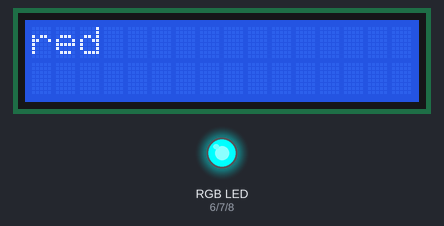
This sketch was run on a simulated Arduino Uno, built with avr-gcc and run on an emulated ATmega328P. Parts: 16×2 character LCD, an RGB LED mixed from three pins (HIGH = lit).

Above: at 0.1 s.
At 5.1 s:
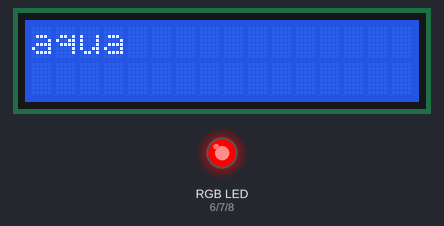
At 9.1 s:
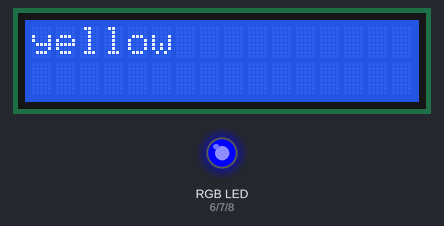
At 19.2 s:
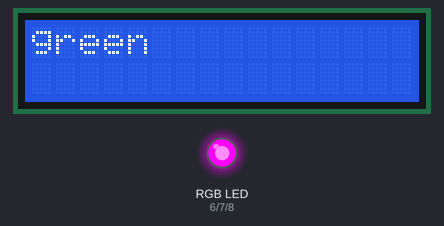
At 28.2 s:
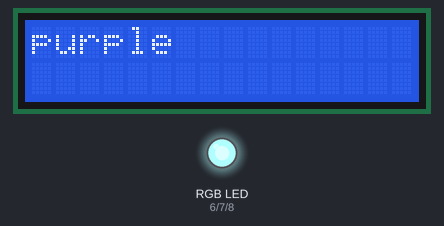
At 38.2 s:
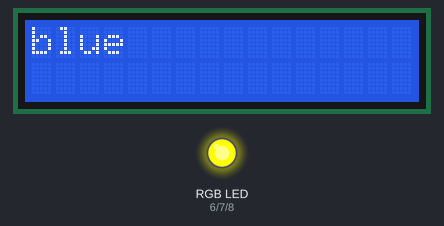
Timing chart, 0 to 40.0 s (numbered marks = the images above):
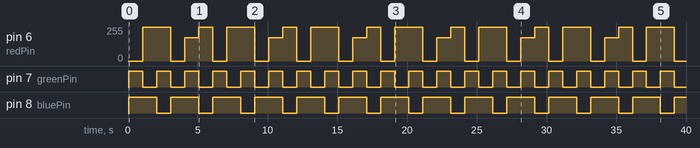

Measured:
- by itself, pin 6 (redPin): repeats every 6.0 s: 0/255 1.0 s, 175/255 1.0 s, 255/255 1.0 s, 0/255 1.0 s, 255/255 2.0 s
- by itself, pin 7 (greenPin): alternates HIGH for 1.0 s and LOW for 1.0 s
- by itself, pin 8 (bluePin): alternates HIGH for 2.0 s and LOW for 1.0 s
- what the display in image 1 shows lasts 1.0 s, from 5.1 s to 6.1 s

The sketch:

rgb_led.ino
```cpp
// include the library code:
#include <LiquidCrystal.h>

// initialize the library with the numbers of the interface pins
LiquidCrystal lcd(12, 11, 5, 4, 3, 2);

int redPin = 6;
int greenPin = 7;
int bluePin = 8;

void setup()
{
  pinMode(redPin, OUTPUT);
  pinMode(greenPin, OUTPUT);
  pinMode(bluePin, OUTPUT);

  // set up the LCD's number of columns and rows:
  lcd.begin(16, 2);
}

void loop() {
  setColor(255, 0, 0);
  lcd.clear();
  lcd.print("red");
  delay(1000);
  setColor(0, 255, 0);
  lcd.clear();
  lcd.print("green");
  delay(1000);
  setColor(0, 0, 255);
  lcd.clear();
  lcd.print("blue");
  delay(1000);
  setColor(255, 255, 0);
  lcd.clear();
  lcd.print("yellow");
  delay(1000);
  setColor(80, 0, 80);
  lcd.clear();
  lcd.print("purple");
  delay(1000);
  setColor(0, 255, 255);
  lcd.clear();
  lcd.print("aqua");
  delay(1000);
}


void setColor(int red, int green, int blue) {
  red = 255 - red;
  green = 255 - green;
  blue = 255 - blue;

  analogWrite(redPin, red);
  analogWrite(greenPin, green);
  analogWrite(bluePin, blue);
}
```
